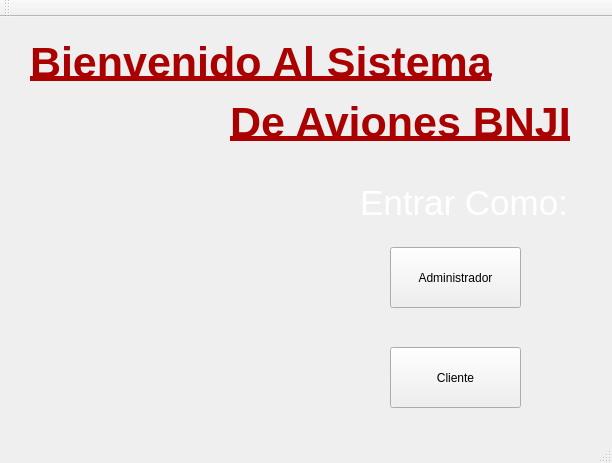
<?xml version="1.0" encoding="UTF-8"?>
<ui version="4.0">
 <class>MainWindow</class>
 <widget class="QMainWindow" name="MainWindow">
  <property name="geometry">
   <rect>
    <x>0</x>
    <y>0</y>
    <width>612</width>
    <height>463</height>
   </rect>
  </property>
  <property name="windowTitle">
   <string>MainWindow</string>
  </property>
  <widget class="QWidget" name="centralWidget">
   <widget class="QPushButton" name="addmi">
    <property name="geometry">
     <rect>
      <x>390</x>
      <y>230</y>
      <width>131</width>
      <height>61</height>
     </rect>
    </property>
    <property name="text">
     <string>Administrador</string>
    </property>
   </widget>
   <widget class="QPushButton" name="compra">
    <property name="geometry">
     <rect>
      <x>390</x>
      <y>330</y>
      <width>131</width>
      <height>61</height>
     </rect>
    </property>
    <property name="text">
     <string>Cliente</string>
    </property>
   </widget>
   <widget class="QLabel" name="label">
    <property name="geometry">
     <rect>
      <x>30</x>
      <y>10</y>
      <width>481</width>
      <height>71</height>
     </rect>
    </property>
    <property name="palette">
     <palette>
      <active>
       <colorrole role="WindowText">
        <brush brushstyle="SolidPattern">
         <color alpha="255">
          <red>170</red>
          <green>0</green>
          <blue>0</blue>
         </color>
        </brush>
       </colorrole>
      </active>
      <inactive>
       <colorrole role="WindowText">
        <brush brushstyle="SolidPattern">
         <color alpha="255">
          <red>170</red>
          <green>0</green>
          <blue>0</blue>
         </color>
        </brush>
       </colorrole>
      </inactive>
      <disabled>
       <colorrole role="WindowText">
        <brush brushstyle="SolidPattern">
         <color alpha="255">
          <red>120</red>
          <green>120</green>
          <blue>120</blue>
         </color>
        </brush>
       </colorrole>
      </disabled>
     </palette>
    </property>
    <property name="font">
     <font>
      <family>MS Sans Serif</family>
      <pointsize>32</pointsize>
      <weight>75</weight>
      <bold>true</bold>
      <underline>true</underline>
     </font>
    </property>
    <property name="text">
     <string>Bienvenido Al Sistema</string>
    </property>
   </widget>
   <widget class="QLabel" name="label_2">
    <property name="geometry">
     <rect>
      <x>230</x>
      <y>70</y>
      <width>361</width>
      <height>71</height>
     </rect>
    </property>
    <property name="palette">
     <palette>
      <active>
       <colorrole role="WindowText">
        <brush brushstyle="SolidPattern">
         <color alpha="255">
          <red>170</red>
          <green>0</green>
          <blue>0</blue>
         </color>
        </brush>
       </colorrole>
      </active>
      <inactive>
       <colorrole role="WindowText">
        <brush brushstyle="SolidPattern">
         <color alpha="255">
          <red>170</red>
          <green>0</green>
          <blue>0</blue>
         </color>
        </brush>
       </colorrole>
      </inactive>
      <disabled>
       <colorrole role="WindowText">
        <brush brushstyle="SolidPattern">
         <color alpha="255">
          <red>120</red>
          <green>120</green>
          <blue>120</blue>
         </color>
        </brush>
       </colorrole>
      </disabled>
     </palette>
    </property>
    <property name="font">
     <font>
      <family>MS Sans Serif</family>
      <pointsize>32</pointsize>
      <weight>75</weight>
      <bold>true</bold>
      <underline>true</underline>
     </font>
    </property>
    <property name="text">
     <string>De Aviones BNJI</string>
    </property>
   </widget>
   <widget class="QLabel" name="label_3">
    <property name="geometry">
     <rect>
      <x>360</x>
      <y>170</y>
      <width>211</width>
      <height>31</height>
     </rect>
    </property>
    <property name="palette">
     <palette>
      <active>
       <colorrole role="WindowText">
        <brush brushstyle="SolidPattern">
         <color alpha="255">
          <red>255</red>
          <green>255</green>
          <blue>255</blue>
         </color>
        </brush>
       </colorrole>
      </active>
      <inactive>
       <colorrole role="WindowText">
        <brush brushstyle="SolidPattern">
         <color alpha="255">
          <red>255</red>
          <green>255</green>
          <blue>255</blue>
         </color>
        </brush>
       </colorrole>
      </inactive>
      <disabled>
       <colorrole role="WindowText">
        <brush brushstyle="SolidPattern">
         <color alpha="255">
          <red>120</red>
          <green>120</green>
          <blue>120</blue>
         </color>
        </brush>
       </colorrole>
      </disabled>
     </palette>
    </property>
    <property name="font">
     <font>
      <family>MS Sans Serif</family>
      <pointsize>26</pointsize>
     </font>
    </property>
    <property name="text">
     <string>Entrar Como:</string>
    </property>
   </widget>
   <widget class="QLabel" name="label_logo">
    <property name="geometry">
     <rect>
      <x>40</x>
      <y>160</y>
      <width>231</width>
      <height>231</height>
     </rect>
    </property>
    <property name="text">
     <string/>
    </property>
   </widget>
  </widget>
  <widget class="QMenuBar" name="menuBar">
   <property name="geometry">
    <rect>
     <x>0</x>
     <y>0</y>
     <width>612</width>
     <height>21</height>
    </rect>
   </property>
  </widget>
  <widget class="QToolBar" name="mainToolBar">
   <attribute name="toolBarArea">
    <enum>TopToolBarArea</enum>
   </attribute>
   <attribute name="toolBarBreak">
    <bool>false</bool>
   </attribute>
  </widget>
  <widget class="QStatusBar" name="statusBar"/>
 </widget>
 <layoutdefault spacing="6" margin="11"/>
 <resources/>
 <connections/>
</ui>
